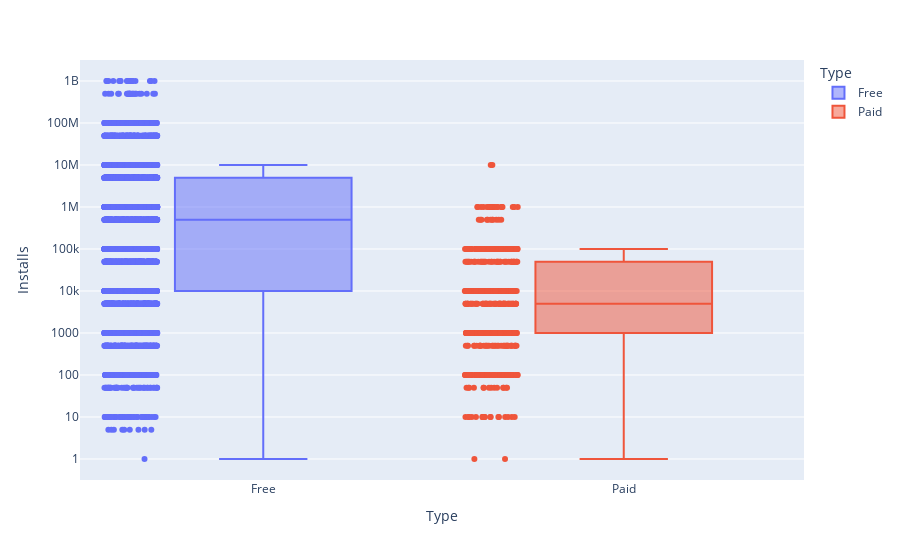

Here is the notebook cell this chart was saved with:
### Markdown cell above
# Plotly Box Plots: Lost Downloads for Paid Apps

**Challenge**: Create a box plot that shows the number of Installs for free versus paid apps. How does the median number of installations compare? Is the difference large or small?

Use the [Box Plots Guide](https://plotly.com/python/box-plots/) and the [.box API reference](https://plotly.com/python-api-reference/generated/plotly.express.box.html) to create the following chart. 

<img src=https://imgur.com/uVsECT3.png>

### Code cell
box = px.box(df_apps, x="Type", y="Installs", color="Type", points="all")
box.update_layout(yaxis=dict(type="log"))
box.show()

### Figure 1 — Plotly figure (JSON) as saved in the notebook; plotly's stock layout.template omitted (floating-point values rounded to 4 significant figures; data arrays with more than 128 entries replaced by an {"elided": "..."} marker saying what was removed)
{"data": [{"alignmentgroup": "True", "boxpoints": "all", "hovertemplate": "Type=%{x}<br>Installs=%{y}<extra></extra>", "legendgroup": "Free", "marker": {"color": "#636efa"}, "name": "Free", "notched": false, "offsetgroup": "Free", "orientation": "v", "showlegend": true, "type": "box", "x": {"elided": "7595 str values"}, "x0": " ", "xaxis": "x", "y": {"elided": "7595 int values"}, "y0": " ", "yaxis": "y"}, {"alignmentgroup": "True", "boxpoints": "all", "hovertemplate": "Type=%{x}<br>Installs=%{y}<extra></extra>", "legendgroup": "Paid", "marker": {"color": "#EF553B"}, "name": "Paid", "notched": false, "offsetgroup": "Paid", "orientation": "v", "showlegend": true, "type": "box", "x": {"elided": "589 str values"}, "x0": " ", "xaxis": "x", "y": {"elided": "589 int values"}, "y0": " ", "yaxis": "y"}], "layout": {"boxmode": "overlay", "legend": {"title": {"text": "Type"}, "tracegroupgap": 0}, "margin": {"t": 60}, "xaxis": {"anchor": "y", "categoryarray": ["Free", "Paid"], "categoryorder": "array", "domain": [0, 1], "title": {"text": "Type"}}, "yaxis": {"anchor": "x", "domain": [0, 1], "title": {"text": "Installs"}, "type": "log"}}}
